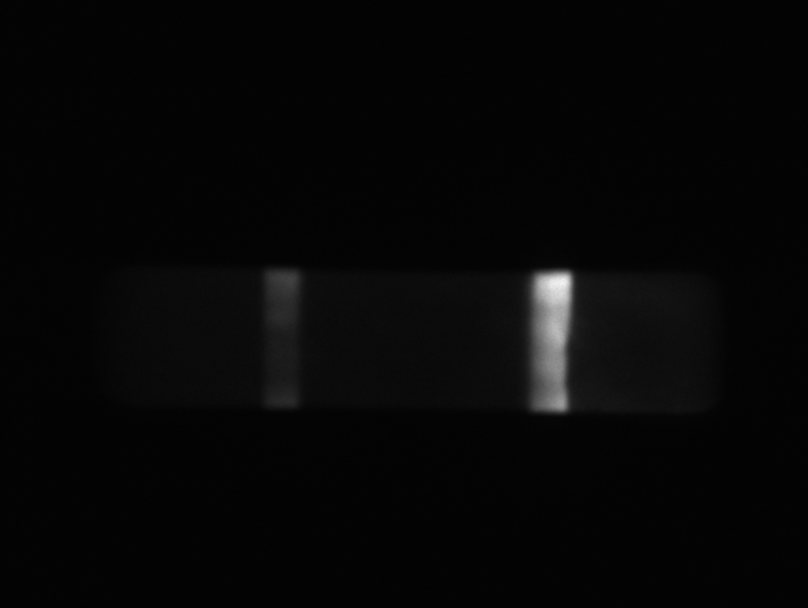
//> input picture 101937_capture-0.png, 808 x 608 px
$ ./main   (built with g++ and OpenCV 4)
//> lines starting //> are read from the running program, lines starting //| are printed output that depends on the picture
#include "opencv2/opencv.hpp"
#include "opencv2/core.hpp"
#include "opencv2/highgui.hpp"

#include <iostream>
#include <list>
#include <vector>

using namespace cv;
using namespace std;

// [13 lines left out: function onMouse, not called in this run]

void getPixel(Mat img, string imgfile){
    cout<< imgfile << " pixel ~ ";
    for(int i=280; i<300; i++){
        cout<< static_cast<int>(img.at<uchar>(cv::Point(i, 75))) << " ";
    }cout<<endl;
    rectangle(img, Point(280, 62), Point(300, 68), Scalar(255, 0, 255), 20);
    cout<< "backgroung ~ ";
    for(int i=500; i<520; i++){
        cout<< static_cast<int>(img.at<uchar>(cv::Point(i, 75))) << " ";
    }cout<<endl<<endl;
}

Mat Roi_strip(Mat img){
   return img(Rect(0, 280, img.size().width, 130)); // 0~808 280~410
}

// [67 lines left out: functions getWidthHistogram, getSumInVector, getAverageInVector, not called in this run]
// [27 lines of commented-out code are left out]

int main(int, char**)  {

    Mat img1 = imread("101937_capture-0.png", -1);
//> img1 is the input picture: 608 rows x 808 cols, CV_16UC1; min 256, max 62160, mean 1778.2
    Mat img2 = imread("101937_capture-0.png", 0);
//> img2: 608 rows x 808 cols, CV_8UC1; min 1, max 242, mean 6.5
    Mat img3 = imread("101937_capture-0.png", 1);

    Mat ROI_img1 = Roi_strip(img1);
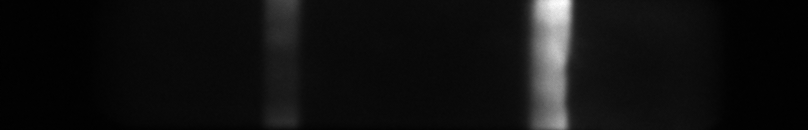
//> ROI_img1: 130 rows x 808 cols, CV_16UC1; min 368, max 62160, mean 4455.1; drawn with min black and max white
    Mat ROI_img2 = Roi_strip(img2);
    Mat ROI_img3 = Roi_strip(img3);
    //pixelformat CV_16UC1

    imshow("-1", ROI_img1);
    imshow("0", ROI_img2);
    imshow("1", ROI_img3);


    setMouseCallback("-1", onMouse, reinterpret_cast<void*>(&ROI_img1));
    setMouseCallback("0", onMouse, reinterpret_cast<void*>(&ROI_img2));
    setMouseCallback("1", onMouse, reinterpret_cast<void*>(&ROI_img3));

    getPixel(ROI_img1, "img1");
//> the loop in getPixel, `for(int i=280; i<300; i++)` made 20 passes
//| 80 10 144 9 80 10 128 9
//> (output is shown up to pass 8 of 20)
//> the loop in getPixel, `for(int i=500; i<520; i++)` made 20 passes
//| 80 11 128 11 112 11 208 10
//> (output is shown up to pass 8 of 20)
    getPixel(ROI_img2, "img2");
//> the loop in getPixel (call 2), `for(int i=280; i<300; i++)` made 20 passes
//| 29 29 26 26 26 26 26 27
//> (output is shown up to pass 8 of 20)
//> the loop in getPixel (call 2), `for(int i=500; i<520; i++)` made 20 passes
//| 12 12 13 14 12 13 13 13
//> (output is shown up to pass 8 of 20)
    getPixel(ROI_img3, "img3");
//> call 3 of getPixel, with imgfile = "img3"
//> the loop in getPixel (call 3), `for(int i=280; i<300; i++)` made 20 passes
//| 5 5 5 5 5 5 5 5
//> (output is shown up to pass 8 of 20)
//> in getPixel (call 3), `rectangle(img, Point(280, 62), Point(300, 68), Scalar(255, 0, 255), 20);`:
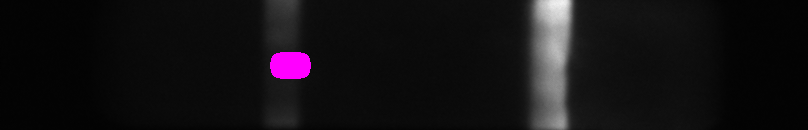
//> img: 130 rows x 808 cols, CV_8UC3; mean B, G, R 19.1, 16.7, 19.1
//> the loop in getPixel (call 3), `for(int i=500; i<520; i++)` made 20 passes
//| 9 10 10 10 11 11 11 9
//> (output is shown up to pass 8 of 20)

    //waitKey(0);
    cout<< "fff" << endl;


    return 0;
}

/*
// declaration
cv::Mat img;

// member variables
img.dims // 차원 수
img.rows // 행의 수
img.cols // 열의 수
img.data // 원소 데이터에 대한 포인터
img.step // 한 행이 차지하는 바이트 수

// member methods
img.channels()	// 채널 수
img.depth()		// 자료형
img.elemSize()	// 원소 바이트 크기
img.elemSize1()	// 원소 한 채널 바이트 크기
img.empty()		// 비어있는지 확인
img.isSubmatrix()	// 참조 행렬인지 여부 확인
img.size()		// 행렬 크기를 Size 형으로
img.total()		// 원소 전체 개수
img.type()		// 데이터 타입 (상위 3비트 자료형, 하위 3비트 채널 수)\
img.clone()
img.copyTo()
img.convertTo()

enum ImreadModes {
       IMREAD_UNCHANGED            = -1, //!< If set, return the loaded image as is (with alpha channel, otherwise it gets cropped).
       IMREAD_GRAYSCALE            = 0,  //!< If set, always convert image to the single channel grayscale image (codec internal conversion).
       IMREAD_COLOR                = 1,  //!< If set, always convert image to the 3 channel BGR color image.
       IMREAD_ANYDEPTH             = 2,  //!< If set, return 16-bit/32-bit image when the input has the corresponding depth, otherwise convert it to 8-bit.
       IMREAD_ANYCOLOR             = 4,  //!< If set, the image is read in any possible color format.
       IMREAD_LOAD_GDAL            = 8,  //!< If set, use the gdal driver for loading the image.
       IMREAD_REDUCED_GRAYSCALE_2  = 16, //!< If set, always convert image to the single channel grayscale image and the image size reduced 1/2.
       IMREAD_REDUCED_COLOR_2      = 17, //!< If set, always convert image to the 3 channel BGR color image and the image size reduced 1/2.
       IMREAD_REDUCED_GRAYSCALE_4  = 32, //!< If set, always convert image to the single channel grayscale image and the image size reduced 1/4.
       IMREAD_REDUCED_COLOR_4      = 33, //!< If set, always convert image to the 3 channel BGR color image and the image size reduced 1/4.
       IMREAD_REDUCED_GRAYSCALE_8  = 64, //!< If set, always convert image to the single channel grayscale image and the image size reduced 1/8.
       IMREAD_REDUCED_COLOR_8      = 65, //!< If set, always convert image to the 3 channel BGR color image and the image size reduced 1/8.
       IMREAD_IGNORE_ORIENTATION   = 128 //!< If set, do not rotate the image according to EXIF's orientation flag.
     };

*/
